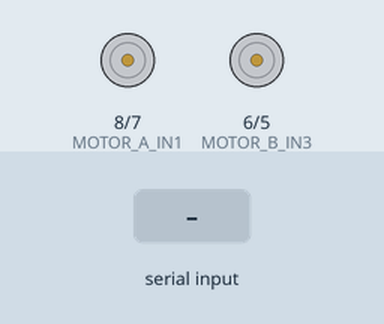
Recording of a sketch running on a simulated Arduino Uno, built with avr-gcc and run on an emulated ATmega328P. Parts: motor-driver pin pairs drawn as motors (green arrow = first pin HIGH = forward, orange = second pin HIGH = backward, longer = more drive, scaled by the enable pin). Inputs (shaded band) come from the test bench.

Above: at 1.2 s.
1.3 s: "F" received over the second serial link
At 2.4 s:
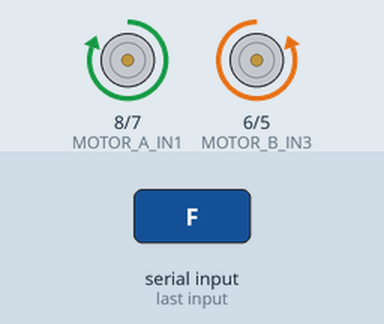
2.8 s: "B" received over the second serial link
At 3.6 s:
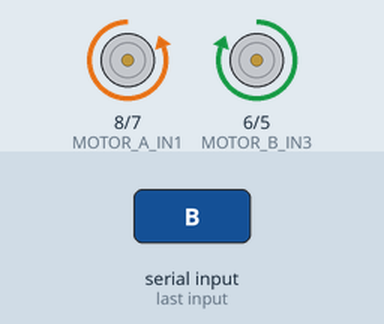
4.3 s: "L" received over the second serial link
At 4.7 s:
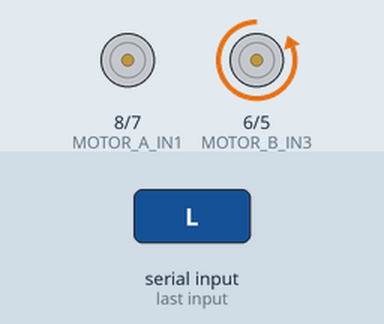
5.8 s: "R" received over the second serial link
At 7.0 s:
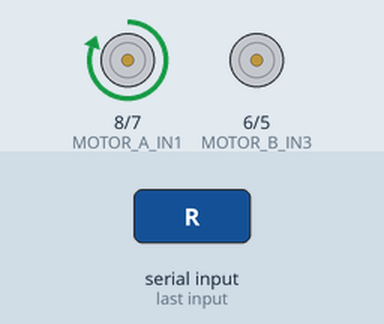
7.3 s: "G" received over the second serial link
At 8.2 s:
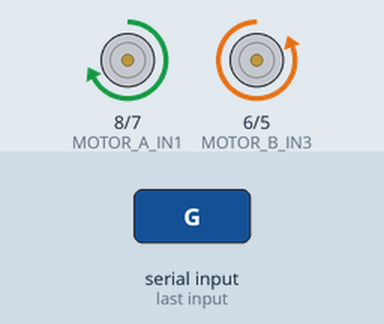
8.8 s: "I" received over the second serial link
At 9.4 s:
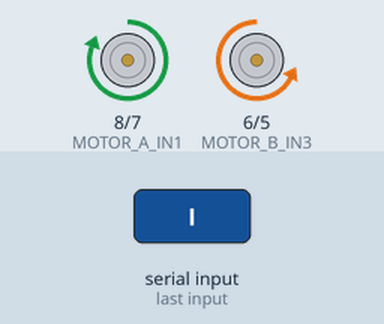
Timing chart, 0 to 11.3 s (numbered marks = the images above; inputs shaded):
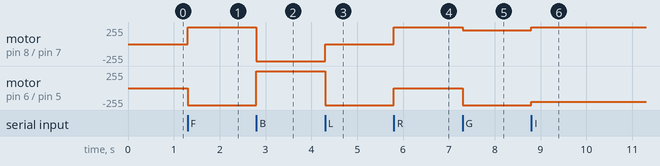

Measured:
- after the input at 1.3 s, motor on pin 8 (MOTOR_A_IN1) / pin 7 (MOTOR_A_IN2): stopped → forward 255/255 at once; motor on pin 6 (MOTOR_B_IN3) / pin 5 (MOTOR_B_IN4): stopped → backward 255/255 at once
- after the input at 2.8 s, motor on pin 8 (MOTOR_A_IN1) / pin 7 (MOTOR_A_IN2): forward 255/255 → backward 255/255 at once; motor on pin 6 (MOTOR_B_IN3) / pin 5 (MOTOR_B_IN4): backward 255/255 → forward 255/255 at once
- after the input at 4.3 s, motor on pin 8 (MOTOR_A_IN1) / pin 7 (MOTOR_A_IN2): backward 255/255 → stopped at once; motor on pin 6 (MOTOR_B_IN3) / pin 5 (MOTOR_B_IN4): forward 255/255 → backward 255/255 at once
- after the input at 5.8 s, motor on pin 8 (MOTOR_A_IN1) / pin 7 (MOTOR_A_IN2): stopped → forward 255/255 at once; motor on pin 6 (MOTOR_B_IN3) / pin 5 (MOTOR_B_IN4): backward 255/255 → stopped at once
- after the input at 7.3 s, motor on pin 8 (MOTOR_A_IN1) / pin 7 (MOTOR_A_IN2): forward 255/255 → forward 204/255 at once; motor on pin 6 (MOTOR_B_IN3) / pin 5 (MOTOR_B_IN4): stopped → backward 255/255 at once
- after the input at 8.8 s, motor on pin 8 (MOTOR_A_IN1) / pin 7 (MOTOR_A_IN2): forward 204/255 → forward 255/255 at once; motor on pin 6 (MOTOR_B_IN3) / pin 5 (MOTOR_B_IN4): backward 255/255 → backward 204/255 at once

The sketch:

carbtv2.ino
```cpp
#include <SoftwareSerial.h>

SoftwareSerial BTserial(12, 10); // RX | TX

// MOTOR PINS
const int MOTOR_A_ENA = 9;
const int MOTOR_A_IN1 = 8;
const int MOTOR_A_IN2 = 7;
const int MOTOR_B_ENB = 3;
const int MOTOR_B_IN3 = 6;
const int MOTOR_B_IN4 = 5;

void setup() {
  // setup serial communication with the HC-05 module
  BTserial.begin(9600);

  // setup pins for the motor driver
  pinMode(MOTOR_A_ENA, OUTPUT);
  pinMode(MOTOR_A_IN1, OUTPUT);
  pinMode(MOTOR_A_IN2, OUTPUT);
  pinMode(MOTOR_B_ENB, OUTPUT);
  pinMode(MOTOR_B_IN3, OUTPUT);
  pinMode(MOTOR_B_IN4, OUTPUT);

  // set initial state for the motors and LEDs
  digitalWrite(MOTOR_A_ENA, LOW);
  digitalWrite(MOTOR_A_IN1, LOW);
  digitalWrite(MOTOR_A_IN2, LOW);
  digitalWrite(MOTOR_B_ENB, LOW);
  digitalWrite(MOTOR_B_IN3, LOW);
  digitalWrite(MOTOR_B_IN4, LOW);
}

void forward(int speed) {
  analogWrite(MOTOR_A_ENA, speed);
  digitalWrite(MOTOR_A_IN1, HIGH);
  digitalWrite(MOTOR_A_IN2, LOW);
  analogWrite(MOTOR_B_ENB, speed);
  digitalWrite(MOTOR_B_IN3, LOW);
  digitalWrite(MOTOR_B_IN4, HIGH);
}

void turn_left(int speed) {
  analogWrite(MOTOR_A_ENA, 0);
  digitalWrite(MOTOR_A_IN1, HIGH);
  digitalWrite(MOTOR_A_IN2, LOW);
  analogWrite(MOTOR_B_ENB, speed);
  digitalWrite(MOTOR_B_IN3, LOW);
  digitalWrite(MOTOR_B_IN4, HIGH);
}

void turn_right(int speed) {
  analogWrite(MOTOR_A_ENA, speed);
  digitalWrite(MOTOR_A_IN1, HIGH);
  digitalWrite(MOTOR_A_IN2, LOW);
  analogWrite(MOTOR_B_ENB, 0);
  digitalWrite(MOTOR_B_IN3, LOW);
  digitalWrite(MOTOR_B_IN4, HIGH);
}

void backward(int speed) {
  analogWrite(MOTOR_A_ENA, speed);
  digitalWrite(MOTOR_A_IN1, LOW);
  digitalWrite(MOTOR_A_IN2, HIGH);
  analogWrite(MOTOR_B_ENB, speed);
  digitalWrite(MOTOR_B_IN3, HIGH);
  digitalWrite(MOTOR_B_IN4, LOW);
}

void forward_left(int speed) {
  analogWrite(MOTOR_A_ENA, speed * 0.8);
  digitalWrite(MOTOR_A_IN1, HIGH);
  digitalWrite(MOTOR_A_IN2, LOW);
  analogWrite(MOTOR_B_ENB, speed);
  digitalWrite(MOTOR_B_IN3, LOW);
  digitalWrite(MOTOR_B_IN4, HIGH);
}

void forward_right(int speed) {
  analogWrite(MOTOR_A_ENA, speed);
  digitalWrite(MOTOR_A_IN1, HIGH);
  digitalWrite(MOTOR_A_IN2, LOW);
  analogWrite(MOTOR_B_ENB, speed * 0.8);
  digitalWrite(MOTOR_B_IN3, LOW);
  digitalWrite(MOTOR_B_IN4, HIGH);
}

void backward_left(int speed) {
  analogWrite(MOTOR_A_ENA, speed * 0.8);
  digitalWrite(MOTOR_A_IN1, LOW);
  digitalWrite(MOTOR_A_IN2, HIGH);
  analogWrite(MOTOR_B_ENB, speed);
  digitalWrite(MOTOR_B_IN3, HIGH);
  digitalWrite(MOTOR_B_IN4, LOW);
}

void backward_right(int speed) {
  analogWrite(MOTOR_A_ENA, speed);
  digitalWrite(MOTOR_A_IN1, LOW);
  digitalWrite(MOTOR_A_IN2, HIGH);
  analogWrite(MOTOR_B_ENB, speed * 0.8);
  digitalWrite(MOTOR_B_IN3, HIGH);
  digitalWrite(MOTOR_B_IN4, LOW);
}

void stop() {
  digitalWrite(MOTOR_A_ENA, LOW);
  digitalWrite(MOTOR_A_IN1, LOW);
  digitalWrite(MOTOR_A_IN2, LOW);
  digitalWrite(MOTOR_B_ENB, LOW);
  digitalWrite(MOTOR_B_IN3, LOW);
  digitalWrite(MOTOR_B_IN4, LOW);
}

void loop() {
  if (BTserial.available()) {
    char cmd = BTserial.read();

    switch (cmd) {
      case 'F':
        forward(255);
        break;
      case 'B':
        backward(255);
        break;
      case 'L':
        turn_left(255);
        break;
      case 'R':
        turn_right(255);
        break;
      case 'G':
        forward_left(255);
        break;
      case 'I':
        forward_right(255);
        break;
      case 'H':
        backward_left(255);
        break;
      case 'J':
        backward_right(255);
        break;
      case 'S':
        stop();
        break;
    }
  }
}
```
